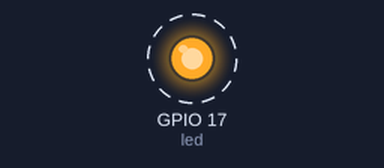
Recording of a program running on a simulated Raspberry Pi (BCM pin numbers). Shown: output pins drawn as LEDs (lit = HIGH). Dashed ring = blinking. What the program prints to the terminal is not drawn.

Above: at 0.5 s.
Timing chart, 0 to 4.6 s (numbered marks = the images above):
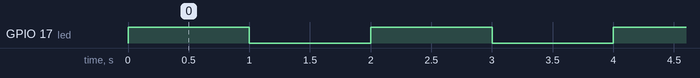

The program:

001-blink-one-led.py
```python
from gpiozero import LED
from time import sleep


def main():
    print("Blinking on Pin 17...")
    led = LED(17)
    led.blink(background=False)


if __name__ == "__main__":
    try:
        main()
    except KeyboardInterrupt:
        print("Program interrupted.")
```

Measured:
- by itself, GPIO 17 (led): alternates HIGH for 1.0 s and LOW for 1.0 s
